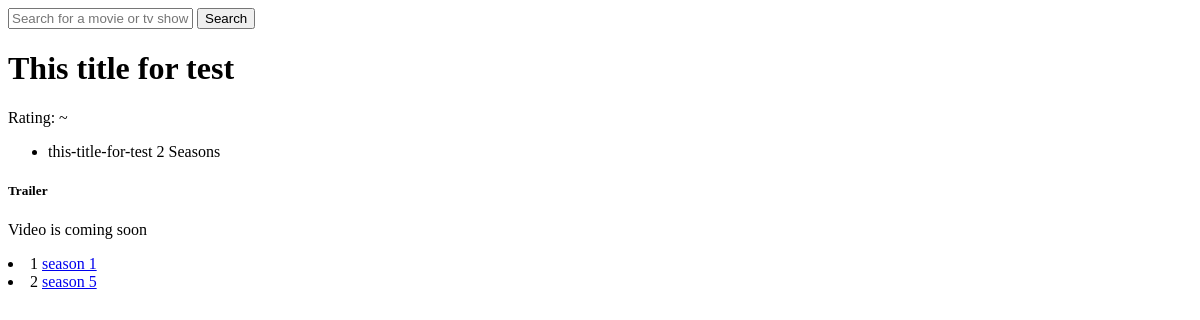
/playlist/shows/this-title-for-test/, run on an earlier commit of the app's database.
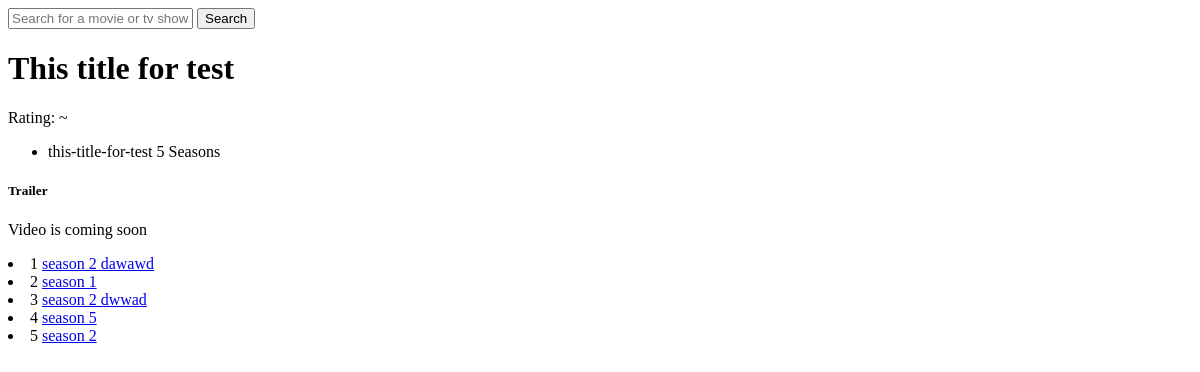
And on a later commit of the database.
### playlists/models.py (models this page shows, shortened)
class PlayList(models.Model):
    parent = models.ForeignKey('self',on_delete=models.SET_NULL,null=True, blank=True)
    related = models.ManyToManyField('self', blank=True, related_name='related', through='PlayListRelated')
    category = models.ForeignKey("categories.Category", on_delete=models.SET_NULL,blank=True,null=True)
    order = models.IntegerField(default=1)
    category = models.ForeignKey("categories.Category",blank=True, null=True,on_delete=models.SET_NULL)
    title = models.CharField(max_length=255)
    type = models.CharField(max_length=3,choices=PlayListTypeChoices.choices, default=PlayListTypeChoices.PLAYLIST)
    description = models.TextField(blank=True, null=True)
    slug = models.SlugField(blank=True, null=True)
    video = models.ForeignKey("videos.Video", on_delete=models.SET_NULL, null=True, related_name="featured_playlist")
    videos = models.ManyToManyField('videos.Video',blank=True, related_name="playlist_item", through="PlayListItem")
    active = models.BooleanField(default=True)
    timestamp = models.DateTimeField(auto_now_add=True)
    updated = models.DateTimeField(auto_now=True)
    state = models.CharField(max_length=2, choices=PublishStateOptions.choices, default=PublishStateOptions.DRAFT)
    publish_timestamp = models.DateTimeField(auto_now=False, auto_now_add=False, blank=True, null=True)
    tags = GenericRelation(TaggedItem, related_query_name='playlist')
    ratings = GenericRelation(Rating,related_query_name='playlist')
    objects = PlayListManager()
    def __str__(self):
        return self.title
    def get_absolute_url(self):
        if self.is_movie:
            return f"/playlist/movies/{self.slug}"
        if self.is_show:
            return f"/playlist/shows/{self.slug}"
        if self.is_season and self.parent is not None:
            return f"/playlist/shows/{self.parent.slug}/season/{self.slug}"
        return f"/playlists/{self.slug}"
    @property
    def is_season(self):
        return self.type == PlayListTypeChoices.SEASON
    @property
    def is_movie(self):
        return self.type == PlayListTypeChoices.MOVIE
    @property
    def is_show(self):
        return self.type == PlayListTypeChoices.SHOW

### playlists/views.py (the view)
# urls.py: path('shows/<slug:slug>/', TVShowDetailView.as_view()),
class TVShowDetailView(PlayListMixin,generic.DeleteView):
    template_name = 'playlists/tvshow_detail.html'
    queryset = TVShowProxy.objects.all()
    title = 'Movies'

### playlists/models.py (called while the page is built)
    def published(self):
        now = timezone.now()
        return self.filter(
            state=PublishStateOptions.PUBLISH,
            publish_timestamp__lte = now
        )

    def get_queryset(self):
        return PlayListQuerySet(self.model,using=self._db)

    def published(self):
        return self.get_queryset().published()

    @property
    def seasons(self):
        return self.playlist_set.published()

    def get_short_display(self):
        return f"{self.seasons.count()} Seasons"

    def get_video_id(self):
        if self.video is None:
            return None
        return self.video.get_video_id()

### playlists/views.py (called while the page is built)
    def get_context_data(self, *args, **kwargs):
        context = super().get_context_data(*args,**kwargs)
        if self.title is not None:
            context['title'] = self.title
        return context

    def get_queryset(self):
        return super().get_queryset().published()

### ratings/models.py (called while the page is built)
    def rating(self):
        return self.aggregate(average=Avg("value"))["average"]

    def get_queryset(self):
        return RatingQuerySet(self.model, using=self._db)

### videos/models.py (called while the page is built)
    def get_video_id(self):
        if not self.is_published:
            return None
        return self.video_id

### templates/playlists/tvshow_detail.html (shortened to what this page needs)
{% extends "base.html" %}
{% load rating %}
{% block content %}
<h1>{{object.title}}</h1>
<div>
    {% rating instance=object%}
</div>
<div>
    <ul>
            <li>
                {{object.slug}}
                {% if object.get_short_display %}
                    {{object.get_short_display}}
                {% endif %}
            </li>
    </ul>
    <h5>Trailer</h5>
    {% include 'videos/embed.html' with video_id=object.get_video_id %}
{% for season in object.seasons %}
    <li>{{forloop.counter}}
       <a href="{{season.get_absolute_url}}"> {{season.title}} </a>
    </li>
{% endfor %}
</div>
{% endblock %}

What changed in the data, as far as the page shows it:
computed for PlayList "This title for test": short "2 Seasons" → "5 Seasons"
now on this page (row edited): PlayList: title "season 2 dawawd"
now on this page (row edited): PlayList: title "season 2 dwwad"
added PlayList: title "season 2"
